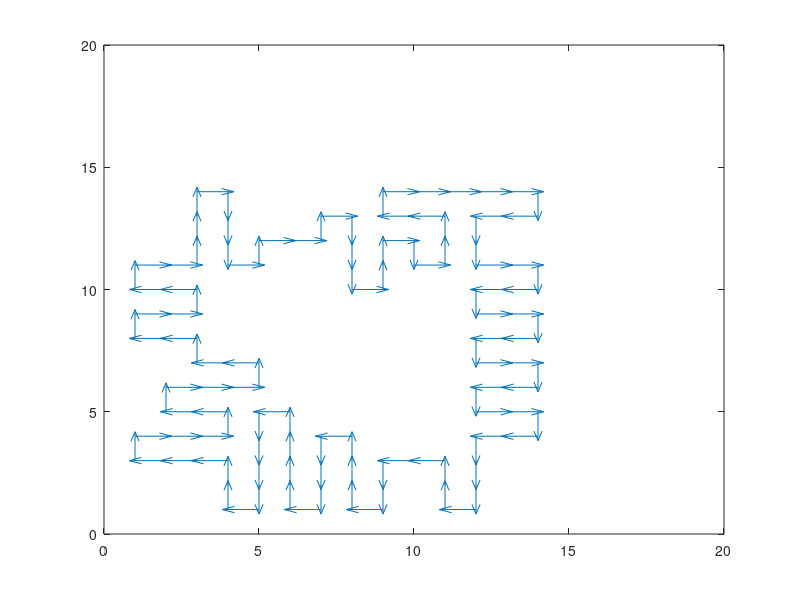
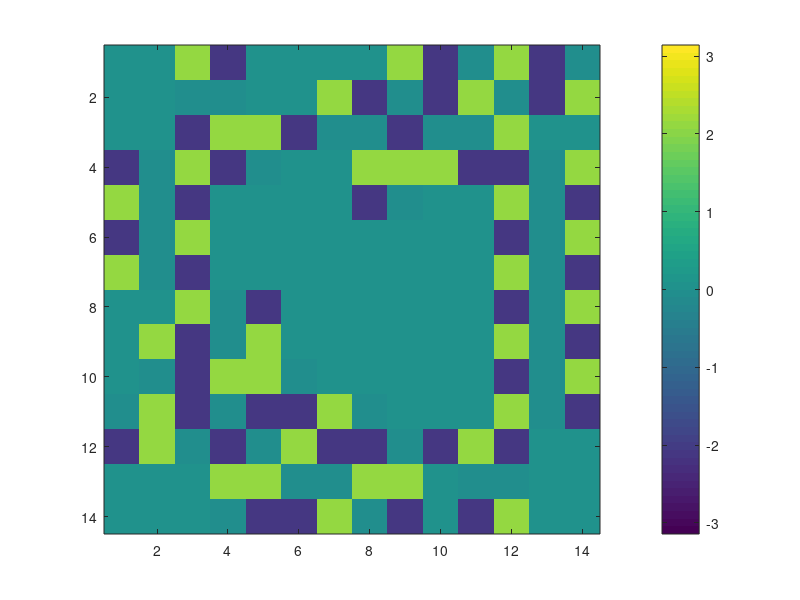
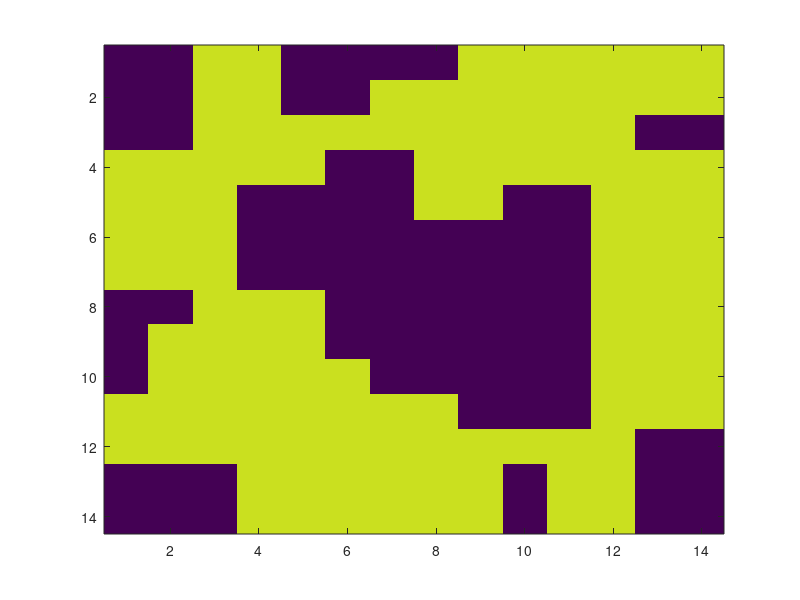
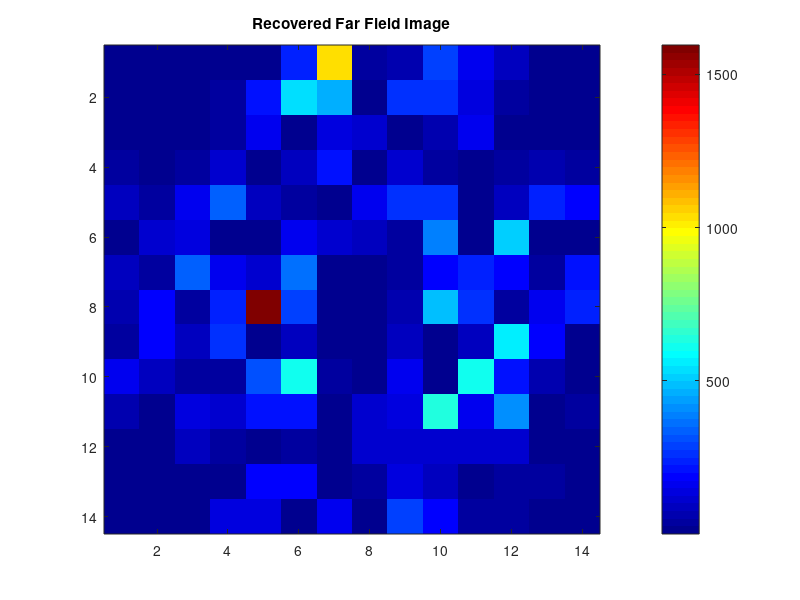

The MATLAB script that drew these images, in order:
clc
close all
clear all
%% A letter map
A = [0,0,0,0,0,0,0,0,0,0,0,0,0,0,0,0,0,0,0,0;0,0,0,0,0,0,0,0,0,0,0,0,0,0,0,0,0,0,0,0;0,0,0,0,0,0,0,0,0,0,0,0,0,0,0,0,0,0,0,0;0,0,0,0,0,0,0,0,1,1,1,1,0,0,0,0,0,0,0,0;0,0,0,0,0,0,0,1,1,1,1,1,1,0,0,0,0,0,0,0;0,0,0,0,0,0,1,1,0,0,0,0,1,1,0,0,0,0,0,0;0,0,0,0,0,1,1,0,0,0,0,0,0,1,1,0,0,0,0,0;0,0,0,0,1,1,0,0,0,0,0,0,0,0,1,1,0,0,0,0;0,0,0,0,1,1,0,0,0,0,0,0,0,0,1,1,0,0,0,0;0,0,0,0,1,1,0,0,0,0,0,0,0,0,1,1,0,0,0,0;0,0,0,0,1,1,0,0,0,0,0,0,0,0,1,1,0,0,0,0;0,0,0,0,1,1,0,0,0,0,0,0,0,0,1,1,0,0,0,0;0,0,0,0,1,1,1,1,1,1,1,1,1,1,1,1,0,0,0,0;0,0,0,0,1,1,0,0,0,0,0,0,0,0,1,1,0,0,0,0;0,0,0,0,1,1,0,0,0,0,0,0,0,0,1,1,0,0,0,0;0,0,0,0,1,1,0,0,0,0,0,0,0,0,1,1,0,0,0,0;0,0,0,0,1,1,0,0,0,0,0,0,0,0,1,1,0,0,0,0;0,0,0,0,0,0,0,0,0,0,0,0,0,0,0,0,0,0,0,0;0,0,0,0,0,0,0,0,0,0,0,0,0,0,0,0,0,0,0,0;0,0,0,0,0,0,0,0,0,0,0,0,0,0,0,0,0,0,0,0;0,0,0,0,0,0,0,0,0,0,0,0,0,0,0,0,0,0,0,0];

%% A map 40 by 40

A40 = [0,0,0,0,0,0,0,0,0,0,0,0,0,0,0,0,0,0,0,0,0,0,0,0,0,0,0,0,0,0,0,0,0,0,0,0,0,0,0,0;0,0,0,0,0,0,0,0,0,0,0,0,0,0,0,0,0,0,0,0,0,0,0,0,0,0,0,0,0,0,0,0,0,0,0,0,0,0,0,0;0,0,0,0,0,0,0,0,0,0,0,0,0,0,0,0,0,0,0,0,0,0,0,0,0,0,0,0,0,0,0,0,0,0,0,0,0,0,0,0;0,0,0,0,0,0,0,0,0,0,0,0,0,0,0,0,0,0,0,0,0,0,0,0,0,0,0,0,0,0,0,0,0,0,0,0,0,0,0,0;0,0,0,0,0,0,0,0,0,0,0,0,0,1,1,1,1,1,1,1,1,1,1,1,1,1,1,0,0,0,0,0,0,0,0,0,0,0,0,0;0,0,0,0,0,0,0,0,0,0,0,0,1,1,1,1,1,1,1,1,1,1,1,1,1,1,1,1,0,0,0,0,0,0,0,0,0,0,0,0;0,0,0,0,0,0,0,0,0,0,0,1,1,1,1,1,1,1,1,1,1,1,1,1,1,1,1,1,1,0,0,0,0,0,0,0,0,0,0,0;0,0,0,0,0,0,0,0,0,0,0,1,1,1,1,0,0,0,0,0,0,0,0,0,0,1,1,1,1,0,0,0,0,0,0,0,0,0,0,0;0,0,0,0,0,0,0,0,0,0,1,1,1,1,0,0,0,0,0,0,0,0,0,0,0,0,1,1,1,1,0,0,0,0,0,0,0,0,0,0;0,0,0,0,0,0,0,0,0,0,1,1,1,1,0,0,0,0,0,0,0,0,0,0,0,0,1,1,1,1,0,0,0,0,0,0,0,0,0,0;0,0,0,0,0,0,0,0,0,1,1,1,1,0,0,0,0,0,0,0,0,0,0,0,0,0,0,1,1,1,1,0,0,0,0,0,0,0,0,0;0,0,0,0,0,0,0,0,0,1,1,1,1,0,0,0,0,0,0,0,0,0,0,0,0,0,0,1,1,1,1,0,0,0,0,0,0,0,0,0;0,0,0,0,0,0,0,0,1,1,1,1,0,0,0,0,0,0,0,0,0,0,0,0,0,0,0,0,1,1,1,1,0,0,0,0,0,0,0,0;0,0,0,0,0,0,0,0,1,1,1,1,0,0,0,0,0,0,0,0,0,0,0,0,0,0,0,0,1,1,1,1,0,0,0,0,0,0,0,0;0,0,0,0,0,0,0,1,1,1,1,0,0,0,0,0,0,0,0,0,0,0,0,0,0,0,0,0,0,1,1,1,1,0,0,0,0,0,0,0;0,0,0,0,0,0,0,1,1,1,1,0,0,0,0,0,0,0,0,0,0,0,0,0,0,0,0,0,0,1,1,1,1,0,0,0,0,0,0,0;0,0,0,0,0,0,1,1,1,1,0,0,0,0,0,0,0,0,0,0,0,0,0,0,0,0,0,0,0,0,1,1,1,1,0,0,0,0,0,0;0,0,0,0,0,0,1,1,1,1,0,0,0,0,0,0,0,0,0,0,0,0,0,0,0,0,0,0,0,0,1,1,1,1,0,0,0,0,0,0;0,0,0,0,0,0,1,1,1,1,0,0,0,0,0,0,0,0,0,0,0,0,0,0,0,0,0,0,0,0,1,1,1,1,0,0,0,0,0,0;0,0,0,0,0,0,1,1,1,1,0,0,0,0,0,0,0,0,0,0,0,0,0,0,0,0,0,0,0,0,1,1,1,1,0,0,0,0,0,0;0,0,0,0,0,0,1,1,1,1,0,0,0,0,0,0,0,0,0,0,0,0,0,0,0,0,0,0,0,0,1,1,1,1,0,0,0,0,0,0;0,0,0,0,0,0,1,1,1,1,0,0,0,0,0,0,0,0,0,0,0,0,0,0,0,0,0,0,0,0,1,1,1,1,0,0,0,0,0,0;0,0,0,0,0,0,1,1,1,1,0,0,0,0,0,0,0,0,0,0,0,0,0,0,0,0,0,0,0,0,1,1,1,1,0,0,0,0,0,0;0,0,0,0,0,0,1,1,1,1,1,1,1,1,1,1,1,1,1,1,1,1,1,1,1,1,1,1,1,1,1,1,1,1,0,0,0,0,0,0;0,0,0,0,0,0,1,1,1,1,1,1,1,1,1,1,1,1,1,1,1,1,1,1,1,1,1,1,1,1,1,1,1,1,0,0,0,0,0,0;0,0,0,0,0,0,1,1,1,1,1,1,1,1,1,1,1,1,1,1,1,1,1,1,1,1,1,1,1,1,1,1,1,1,0,0,0,0,0,0;0,0,0,0,0,0,1,1,1,1,0,0,0,0,0,0,0,0,0,0,0,0,0,0,0,0,0,0,0,0,1,1,1,1,0,0,0,0,0,0;0,0,0,0,0,0,1,1,1,1,0,0,0,0,0,0,0,0,0,0,0,0,0,0,0,0,0,0,0,0,1,1,1,1,0,0,0,0,0,0;0,0,0,0,0,0,1,1,1,1,0,0,0,0,0,0,0,0,0,0,0,0,0,0,0,0,0,0,0,0,1,1,1,1,0,0,0,0,0,0;0,0,0,0,0,0,1,1,1,1,0,0,0,0,0,0,0,0,0,0,0,0,0,0,0,0,0,0,0,0,1,1,1,1,0,0,0,0,0,0;0,0,0,0,0,0,1,1,1,1,0,0,0,0,0,0,0,0,0,0,0,0,0,0,0,0,0,0,0,0,1,1,1,1,0,0,0,0,0,0;0,0,0,0,0,0,1,1,1,1,0,0,0,0,0,0,0,0,0,0,0,0,0,0,0,0,0,0,0,0,1,1,1,1,0,0,0,0,0,0;0,0,0,0,0,0,1,1,1,1,0,0,0,0,0,0,0,0,0,0,0,0,0,0,0,0,0,0,0,0,1,1,1,1,0,0,0,0,0,0;0,0,0,0,0,0,1,1,1,1,0,0,0,0,0,0,0,0,0,0,0,0,0,0,0,0,0,0,0,0,1,1,1,1,0,0,0,0,0,0;0,0,0,0,0,0,1,1,1,1,0,0,0,0,0,0,0,0,0,0,0,0,0,0,0,0,0,0,0,0,1,1,1,1,0,0,0,0,0,0;0,0,0,0,0,0,0,0,0,0,0,0,0,0,0,0,0,0,0,0,0,0,0,0,0,0,0,0,0,0,0,0,0,0,0,0,0,0,0,0;0,0,0,0,0,0,0,0,0,0,0,0,0,0,0,0,0,0,0,0,0,0,0,0,0,0,0,0,0,0,0,0,0,0,0,0,0,0,0,0;0,0,0,0,0,0,0,0,0,0,0,0,0,0,0,0,0,0,0,0,0,0,0,0,0,0,0,0,0,0,0,0,0,0,0,0,0,0,0,0;0,0,0,0,0,0,0,0,0,0,0,0,0,0,0,0,0,0,0,0,0,0,0,0,0,0,0,0,0,0,0,0,0,0,0,0,0,0,0,0;0,0,0,0,0,0,0,0,0,0,0,0,0,0,0,0,0,0,0,0,0,0,0,0,0,0,0,0,0,0,0,0,0,0,0,0,0,0,0,0];

%% B letter map
B = [0,0,0,0,0,0,0,0,0,0,0,0,0,0,0,0,0,0,0,0;0,0,0,0,0,0,0,0,0,0,0,0,0,0,0,0,0,0,0,0;0,0,0,0,0,0,0,0,0,0,0,0,0,0,0,0,0,0,0,0;0,0,0,0,1,1,1,1,1,1,1,1,1,0,0,0,0,0,0,0;0,0,0,0,1,1,1,1,1,1,1,1,1,1,0,0,0,0,0,0;0,0,0,0,1,1,0,0,0,0,0,0,0,1,1,0,0,0,0,0;0,0,0,0,1,1,0,0,0,0,0,0,0,1,1,0,0,0,0,0;0,0,0,0,1,1,0,0,0,0,0,0,0,1,1,0,0,0,0,0;0,0,0,0,1,1,0,0,0,0,0,0,0,1,1,0,0,0,0,0;0,0,0,0,1,1,1,1,1,1,1,1,1,1,0,0,0,0,0,0;0,0,0,0,1,1,1,1,1,1,1,1,1,1,0,0,0,0,0,0;0,0,0,0,1,1,0,0,0,0,0,0,0,1,1,0,0,0,0,0;0,0,0,0,1,1,0,0,0,0,0,0,0,1,1,0,0,0,0,0;0,0,0,0,1,1,0,0,0,0,0,0,0,1,1,0,0,0,0,0;0,0,0,0,1,1,0,0,0,0,0,0,0,1,1,0,0,0,0,0;0,0,0,0,1,1,1,1,1,1,1,1,1,1,0,0,0,0,0,0;0,0,0,0,1,1,1,1,1,1,1,1,1,0,0,0,0,0,0,0;0,0,0,0,0,0,0,0,0,0,0,0,0,0,0,0,0,0,0,0;0,0,0,0,0,0,0,0,0,0,0,0,0,0,0,0,0,0,0,0;0,0,0,0,0,0,0,0,0,0,0,0,0,0,0,0,0,0,0,0;0,0,0,0,0,0,0,0,0,0,0,0,0,0,0,0,0,0,0,0];

%% C letter map
C = [0,0,0,0,0,0,0,0,0,0,0,0,0,0,0,0,0,0,0,0;0,0,0,0,0,0,0,0,0,0,0,0,0,0,0,0,0,0,0,0;0,0,0,0,0,0,0,0,0,0,0,0,0,0,0,0,0,0,0,0;0,0,0,0,0,0,1,1,1,1,1,1,1,0,0,0,0,0,0,0;0,0,0,0,0,1,1,1,1,1,1,1,1,1,0,0,0,0,0,0;0,0,0,0,1,1,0,0,0,0,0,0,0,1,1,0,0,0,0,0;0,0,0,1,1,0,0,0,0,0,0,0,0,1,1,0,0,0,0,0;0,0,0,1,1,0,0,0,0,0,0,0,0,0,0,0,0,0,0,0;0,0,0,1,1,0,0,0,0,0,0,0,0,0,0,0,0,0,0,0;0,0,0,1,1,0,0,0,0,0,0,0,0,0,0,0,0,0,0,0;0,0,0,1,1,0,0,0,0,0,0,0,0,0,0,0,0,0,0,0;0,0,0,1,1,0,0,0,0,0,0,0,0,0,0,0,0,0,0,0;0,0,0,1,1,0,0,0,0,0,0,0,0,0,0,0,0,0,0,0;0,0,0,1,1,1,0,0,0,0,0,0,0,0,0,0,0,0,0,0;0,0,0,0,1,1,0,0,0,0,0,0,0,1,1,0,0,0,0,0;0,0,0,0,0,1,1,1,1,1,1,1,1,1,0,0,0,0,0,0;0,0,0,0,0,0,1,1,1,1,1,1,1,0,0,0,0,0,0,0;0,0,0,0,0,0,0,0,0,0,0,0,0,0,0,0,0,0,0,0;0,0,0,0,0,0,0,0,0,0,0,0,0,0,0,0,0,0,0,0;0,0,0,0,0,0,0,0,0,0,0,0,0,0,0,0,0,0,0,0;0,0,0,0,0,0,0,0,0,0,0,0,0,0,0,0,0,0,0,0];

codes = [1,1,1,2,1,1,1,2,1,1,1,1,1,1,2,1,2,1,1,2;3,2,4,2,3,2,4,2,3,2,4,4,4,4,2,3,1,3,2,4;3,2,3,2,3,2,3,1,3,1,1,1,2,3,2,3,4,4,1,2;3,2,3,2,3,4,3,4,2,4,4,4,2,3,2,1,2,3,2,4;3,2,3,1,1,1,1,3,1,2,1,3,2,3,2,3,2,3,1,2;3,2,3,2,4,4,4,2,4,2,3,4,2,3,2,3,2,3,0,2;3,2,3,2,1,2,3,2,3,2,1,3,2,3,2,3,2,3,4,2;3,2,3,2,3,2,3,2,3,2,3,4,4,3,2,3,1,1,3,2;3,2,3,2,3,2,3,2,3,1,1,1,2,3,2,3,2,4,2,4;3,2,3,2,3,2,3,4,3,4,2,4,2,3,2,3,2,3,1,2;3,2,3,2,3,1,2,1,2,3,4,3,4,3,2,3,2,3,2,4;3,2,3,2,3,4,2,3,1,1,1,2,1,3,2,3,4,3,1,2;3,2,3,2,1,3,2,3,2,4,4,2,3,4,1,1,1,3,2,4;3,2,3,2,3,2,4,3,1,2,3,2,1,3,2,4,2,4,1,2;3,2,3,2,3,1,2,3,2,4,3,2,3,4,4,3,4,3,4,2;3,2,3,2,3,4,2,3,1,2,3,2,1,1,1,1,1,2,3,2;3,2,3,1,1,3,2,3,2,4,3,2,3,4,4,4,4,2,3,2;3,2,3,2,4,4,4,3,1,2,3,1,1,1,1,1,3,2,3,2;3,2,3,1,1,1,2,3,2,4,3,4,4,4,4,4,4,4,3,2;3,2,3,4,2,4,2,3,1,1,1,1,1,1,1,1,1,1,3,2;3,4,0,3,4,3,4,3,4,4,4,4,4,4,4,4,4,4,4,4];

codes = [1,1,2,1,2,1,2,1,2,1,2,1,2,1,2,1,2,1,2,0;3,2,4,3,1,3,1,3,1,3,1,3,1,3,1,3,1,3,1,2;3,1,2,3,4,2,4,2,4,2,4,2,4,2,4,2,4,2,4,2;3,2,4,1,3,2,3,4,3,4,3,4,3,4,3,4,3,4,3,4;3,1,2,3,4,1,2,1,2,1,2,1,2,1,2,1,2,1,2,0;3,2,4,1,3,2,4,3,1,3,1,3,1,3,1,3,1,3,1,2;3,1,2,3,4,1,2,3,4,2,4,2,4,2,4,2,4,2,4,2;3,2,4,1,3,2,4,1,3,2,3,4,3,4,3,4,3,4,3,4;3,1,2,3,4,1,2,3,4,2,1,2,1,2,1,2,1,2,1,2;3,2,4,1,3,2,4,1,3,1,3,1,3,1,3,1,3,1,3,2;3,1,2,3,4,1,2,3,4,2,4,2,4,2,4,2,4,2,4,2;3,2,4,1,3,2,4,1,3,2,3,4,3,4,3,4,3,4,3,4;3,1,2,3,4,1,2,3,4,2,1,2,1,2,1,2,1,2,1,2;3,2,4,1,3,2,4,1,3,1,3,1,3,1,3,1,3,1,3,2;3,1,2,3,4,1,2,3,4,2,4,2,4,2,4,2,4,2,4,2;3,2,4,1,3,2,4,1,3,2,3,4,3,4,3,4,3,4,3,4;3,1,2,3,4,1,2,3,4,2,1,2,1,2,1,2,1,2,1,2;3,2,4,1,3,2,4,1,3,1,3,1,3,1,3,1,3,1,3,2;3,1,2,3,4,1,2,3,4,2,4,2,4,2,4,2,4,2,4,2;3,4,1,1,3,0,1,1,3,2,3,4,3,4,3,4,3,4,3,4;0,3,4,4,4,4,4,4,4,4,0,0,0,0,0,0,0,0,0,0];

codes = [1,1,1,1,1,1,1,1,1,1,1,1,1,1,1,1,1,1,1,1,1,1,1,1,1,1,1,1,1,1,1,1,1,1,1,1,1,1,1,2;3,2,4,4,4,4,4,4,4,4,4,4,4,4,4,4,4,4,4,4,4,4,4,4,4,4,4,4,4,4,4,4,4,4,4,4,4,4,4,4;3,1,1,1,1,1,1,1,1,1,1,1,1,1,1,1,1,1,1,1,1,1,1,1,1,1,1,1,1,1,1,1,1,1,1,1,1,1,1,2;3,2,4,4,4,4,4,4,4,4,4,4,4,4,4,4,4,4,4,4,4,4,4,4,4,4,4,4,4,4,4,4,4,4,4,4,4,4,4,4;3,1,1,1,1,1,1,1,1,1,1,1,1,1,1,1,1,1,1,1,1,1,1,1,1,1,1,1,1,1,1,1,1,1,1,1,1,1,1,2;3,2,4,4,4,4,4,4,4,4,4,4,4,4,4,4,4,4,4,4,4,4,4,4,4,4,4,4,4,4,4,4,4,4,4,4,4,4,4,4;3,1,1,1,1,1,1,1,1,1,1,1,1,1,1,1,1,1,1,1,1,1,1,1,1,1,1,1,1,1,1,1,1,1,1,1,1,1,1,2;3,2,4,4,4,4,4,4,4,4,4,4,4,4,4,4,4,4,4,4,4,4,4,4,4,4,4,4,4,4,4,4,4,4,4,4,4,4,4,4;3,1,1,1,1,1,1,1,1,1,1,1,1,1,1,1,1,1,1,1,1,1,1,1,1,1,1,1,1,1,1,1,1,1,1,1,1,1,1,2;3,2,4,4,4,4,4,4,4,4,4,4,4,4,4,4,4,4,4,4,4,4,4,4,4,4,4,4,4,4,4,4,4,4,4,4,4,4,4,4;3,1,1,1,1,1,1,1,1,1,1,1,1,1,1,1,1,1,1,1,1,1,1,1,1,1,1,1,1,1,1,1,1,1,1,1,1,1,1,2;3,2,4,4,4,4,4,4,4,4,4,4,4,4,4,4,4,4,4,4,4,4,4,4,4,4,4,4,4,4,4,4,4,4,4,4,4,4,4,4;3,1,1,1,1,1,1,1,1,1,1,1,1,1,1,1,1,1,1,1,1,1,1,1,1,1,1,1,1,1,1,1,1,1,1,1,1,1,1,2;3,2,4,4,4,4,4,4,4,4,4,4,4,4,4,4,4,4,4,4,4,4,4,4,4,4,4,4,4,4,4,4,4,4,4,4,4,4,4,4;3,1,1,1,1,1,1,1,1,1,1,1,1,1,1,1,1,1,1,1,1,1,1,1,1,1,1,1,1,1,1,1,1,1,1,1,1,1,1,2;3,2,4,4,4,4,4,4,4,4,4,4,4,4,4,4,4,4,4,4,4,4,4,4,4,4,4,4,4,4,4,4,4,4,4,4,4,4,4,4;3,1,1,1,1,1,1,1,1,1,1,1,1,1,1,1,1,1,1,1,1,1,1,1,1,1,1,1,1,1,1,1,1,1,1,1,1,1,1,2;3,2,4,4,4,4,4,4,4,4,4,4,4,4,4,4,4,4,4,4,4,4,4,4,4,4,4,4,4,4,4,4,4,4,4,4,4,4,4,4;3,1,1,1,1,1,1,1,1,1,1,1,1,1,1,1,1,1,1,1,1,1,1,1,1,1,1,1,1,1,1,1,1,1,1,1,1,1,1,2;3,2,4,4,4,4,4,4,4,4,4,4,4,4,4,4,4,4,4,4,4,4,4,4,4,4,4,4,4,4,4,4,4,4,4,4,4,4,4,4;3,1,1,1,1,1,1,1,1,1,1,1,1,1,1,1,1,1,1,1,1,1,1,1,1,1,1,1,1,1,1,1,1,1,1,1,1,1,1,2;3,2,4,4,4,4,4,4,4,4,4,4,4,4,4,4,4,4,4,4,4,4,4,4,4,4,4,4,4,4,4,4,4,4,4,4,4,4,4,4;3,1,1,1,1,1,1,1,1,1,1,1,1,1,1,1,1,1,1,1,1,1,1,1,1,1,1,1,1,1,1,1,1,1,1,1,1,1,1,2;3,2,4,4,4,4,4,4,4,4,4,4,4,4,4,4,4,4,4,4,4,4,4,4,4,4,4,4,4,4,4,4,4,4,4,4,4,4,4,4;3,1,1,1,1,1,1,1,1,1,1,1,1,1,1,1,1,1,1,1,1,1,1,1,1,1,1,1,1,1,1,1,1,1,1,1,1,1,1,2;3,2,4,4,4,4,4,4,4,4,4,4,4,4,4,4,4,4,4,4,4,4,4,4,4,4,4,4,4,4,4,4,4,4,4,4,4,4,4,4;3,1,1,1,1,1,1,1,1,1,1,1,1,1,1,1,1,1,1,1,1,1,1,1,1,1,1,1,1,1,1,1,1,1,1,1,1,1,1,2;3,2,4,4,4,4,4,4,4,4,4,4,4,4,4,4,4,4,4,4,4,4,4,4,4,4,4,4,4,4,4,4,4,4,4,4,4,4,4,4;3,1,1,1,1,1,1,1,1,1,1,1,1,1,1,1,1,1,1,1,1,1,1,1,1,1,1,1,1,1,1,1,1,1,1,1,1,1,1,2;3,2,4,4,4,4,4,4,4,4,4,4,4,4,4,4,4,4,4,4,4,4,4,4,4,4,4,4,4,4,4,4,4,4,4,4,4,4,4,4;3,1,1,1,1,1,1,1,1,1,1,1,1,1,1,1,1,1,1,1,1,1,1,1,1,1,1,1,1,1,1,1,1,1,1,1,1,1,1,2;3,2,4,4,4,4,4,4,4,4,4,4,4,4,4,4,4,4,4,4,4,4,4,4,4,4,4,4,4,4,4,4,4,4,4,4,4,4,4,4;3,1,1,1,1,1,1,1,1,1,1,1,1,1,1,1,1,1,1,1,1,1,1,1,1,1,1,1,1,1,1,1,1,1,1,1,1,1,1,2;3,2,4,4,4,4,4,4,4,4,4,4,4,4,4,4,4,4,4,4,4,4,4,4,4,4,4,4,4,4,4,4,4,4,4,4,4,4,4,4;3,1,1,1,1,1,1,1,1,1,1,1,1,1,1,1,1,1,1,1,1,1,1,1,1,1,1,1,1,1,1,1,1,1,1,1,1,1,1,2;3,2,4,4,4,4,4,4,4,4,4,4,4,4,4,4,4,4,4,4,4,4,4,4,4,4,4,4,4,4,4,4,4,4,4,4,4,4,4,4;3,1,1,1,1,1,1,1,1,1,1,1,1,1,1,1,1,1,1,1,1,1,1,1,1,1,1,1,1,1,1,1,1,1,1,1,1,1,1,2;3,2,4,4,4,4,4,4,4,4,4,4,4,4,4,4,4,4,4,4,4,4,4,4,4,4,4,4,4,4,4,4,4,4,4,4,4,4,4,4;3,1,1,1,1,1,1,1,1,1,1,1,1,1,1,1,1,1,1,1,1,1,1,1,1,1,1,1,1,1,1,1,1,1,1,1,1,1,1,2;3,4,4,4,4,4,4,4,4,4,4,4,4,4,4,4,4,4,4,4,4,4,4,4,4,4,4,4,4,4,4,4,4,4,4,4,4,4,4,4];

codes = [1,1,1,1,1,1,2,1,1,1,1,1,1,1,1,1,1,1,1,1,1,1,1,1,1,1,1,1,1,1,1,1,1,1,1,1,1,1,1,2;3,2,4,4,2,4,2,3,4,2,4,4,4,2,4,2,4,4,4,2,4,2,4,4,4,2,4,2,4,4,4,2,4,2,4,4,4,2,4,2;3,1,2,3,2,3,2,1,3,1,1,2,3,4,3,1,1,2,3,4,3,1,1,2,3,4,3,1,1,2,3,4,3,1,1,2,3,4,3,2;3,2,4,3,4,3,2,3,2,4,4,4,1,1,3,2,4,4,1,2,3,4,4,4,1,1,3,2,4,4,1,2,3,4,4,4,1,1,3,2;3,1,1,1,2,3,2,3,2,1,1,1,3,2,4,1,1,1,3,1,2,1,1,1,3,2,4,1,1,1,3,1,2,1,1,1,3,2,4,2;3,2,4,4,4,3,4,3,2,3,4,4,4,4,3,2,4,4,4,4,4,3,4,4,4,4,3,2,4,4,4,4,4,3,4,4,4,4,3,2;3,1,1,1,1,1,2,3,2,1,2,1,1,2,3,2,1,1,1,1,2,1,2,1,1,2,3,2,1,1,1,1,2,1,1,1,2,1,3,2;3,2,4,4,2,4,2,3,2,3,2,3,2,4,3,2,3,4,4,2,4,3,2,3,2,4,3,2,3,4,4,2,4,3,2,4,4,3,4,2;3,1,2,3,2,3,2,3,2,3,1,3,2,1,3,2,1,1,3,1,2,3,1,3,2,1,3,2,1,1,3,1,2,3,1,1,1,1,3,2;3,2,4,3,4,3,2,3,2,3,4,2,4,3,4,1,3,2,4,4,4,3,4,2,4,3,4,1,3,2,4,4,4,3,4,2,4,4,4,2;3,1,1,1,2,3,2,3,2,1,3,1,1,1,3,2,4,1,1,1,2,1,3,1,1,1,3,2,4,1,1,1,2,1,3,1,1,2,3,2;3,2,4,4,4,3,4,3,2,3,4,4,4,4,4,2,3,4,4,4,4,3,4,4,4,4,4,2,3,4,4,4,4,3,4,4,4,4,3,2;3,1,1,1,1,1,2,3,2,1,2,1,1,2,3,2,1,1,1,1,2,1,2,1,1,2,3,2,1,1,1,1,2,1,1,1,2,1,3,2;3,2,4,4,2,4,2,3,2,3,2,3,2,4,3,2,3,4,4,2,4,3,2,3,2,4,3,2,3,4,4,2,4,3,2,4,4,3,4,2;3,1,2,3,2,3,2,3,2,3,1,3,2,1,3,2,1,1,3,1,2,3,1,3,2,1,3,2,1,1,3,1,2,3,1,1,1,1,3,2;3,2,4,3,4,3,2,3,2,3,4,2,4,3,4,1,3,2,4,4,4,3,4,2,4,3,4,1,3,2,4,4,4,3,4,2,4,4,4,2;3,1,1,1,2,3,2,3,2,1,3,1,1,1,3,2,4,1,1,1,2,1,3,1,1,1,3,2,4,1,1,1,2,1,3,1,1,2,3,2;3,2,4,4,4,3,4,3,2,3,4,4,4,4,4,2,3,4,4,4,4,3,4,4,4,4,4,2,3,4,4,4,4,3,4,4,4,4,3,2;3,1,1,1,1,1,2,3,2,1,2,1,1,2,3,2,1,1,1,1,2,1,2,1,1,2,3,2,1,1,1,1,2,1,1,1,2,1,3,2;3,2,4,4,2,4,2,3,2,3,2,3,2,4,3,2,3,4,4,2,4,3,2,3,2,4,3,2,3,4,4,2,4,3,2,4,4,3,4,2;3,1,2,3,2,3,2,3,2,3,1,3,2,1,3,2,1,1,3,1,2,3,1,3,2,1,3,2,1,1,3,1,2,3,1,1,1,1,3,2;3,2,4,3,4,3,2,3,2,3,4,2,4,3,4,1,3,2,4,4,4,3,4,2,4,3,4,1,3,2,4,4,4,3,4,2,4,4,4,2;3,1,1,1,2,3,2,3,2,1,3,1,1,1,3,2,4,1,1,1,2,1,3,1,1,1,3,2,4,1,1,1,2,1,3,1,1,2,3,2;3,2,4,4,4,3,4,3,2,3,4,4,4,4,4,2,3,4,4,4,4,3,4,4,4,4,4,2,3,4,4,4,4,3,4,4,4,4,3,2;3,1,1,1,1,1,2,3,2,1,2,1,1,2,3,2,1,1,1,1,2,1,2,1,1,2,3,2,1,1,1,1,2,1,1,1,2,1,3,2;3,2,4,4,2,4,2,3,2,3,2,3,2,4,3,2,3,4,4,2,4,3,2,3,2,4,3,2,3,4,4,2,4,3,2,4,4,3,4,2;3,1,2,3,2,3,2,3,2,3,1,3,2,1,3,2,1,1,3,1,2,3,1,3,2,1,3,2,1,1,3,1,2,3,1,1,1,1,3,2;3,2,4,3,4,3,2,3,2,3,4,2,4,3,4,1,3,2,4,4,4,3,4,2,4,3,4,1,3,2,4,4,4,3,4,2,4,4,4,2;3,1,1,1,2,3,2,3,2,1,3,1,1,1,3,2,4,1,1,1,2,1,3,1,1,1,3,2,4,1,1,1,2,1,3,1,1,2,3,2;3,2,4,4,4,3,4,3,2,3,4,4,4,4,4,2,3,4,4,4,4,3,4,4,4,4,4,2,3,4,4,4,4,3,4,4,4,4,3,2;3,1,1,1,1,1,2,3,2,1,2,1,1,2,3,2,1,1,1,1,2,1,2,1,1,2,3,2,1,1,1,1,2,1,1,1,2,1,3,2;3,2,4,4,2,4,2,3,2,3,2,3,2,4,3,2,3,4,4,2,4,3,2,3,2,4,3,2,3,4,4,2,4,3,2,4,4,3,4,2;3,1,2,3,2,3,2,3,2,3,1,3,2,1,3,2,1,1,3,1,2,3,1,3,2,1,3,2,1,1,3,1,2,3,1,1,1,1,3,2;3,2,4,3,4,3,2,3,2,3,4,2,4,3,4,1,3,2,4,4,4,3,4,2,4,3,4,1,3,2,4,4,4,3,4,2,4,4,4,2;3,1,1,1,2,3,2,3,2,1,3,1,1,1,3,2,4,1,1,1,2,1,3,1,1,1,3,2,4,1,1,1,2,1,3,1,1,2,3,2;3,2,4,4,4,3,4,3,4,3,4,4,4,4,4,4,3,4,4,4,4,3,4,4,4,4,4,4,3,4,4,4,4,3,4,4,4,4,3,2;3,2,1,2,1,1,1,2,1,2,1,1,1,2,1,2,1,1,1,2,1,2,1,1,1,2,1,2,1,1,1,2,1,2,1,1,1,2,3,2;3,2,3,2,3,4,4,2,3,2,3,4,4,2,3,2,3,4,4,2,3,2,3,4,4,2,3,2,3,4,4,2,3,2,3,4,4,2,3,2;3,1,3,1,1,1,3,1,3,1,1,1,3,1,3,1,1,1,3,1,3,1,1,1,3,1,3,1,1,1,3,1,3,1,1,1,3,1,3,2;3,4,4,4,4,4,4,4,4,4,4,4,4,4,4,4,4,4,4,4,4,4,4,4,4,4,4,4,4,4,4,4,4,4,4,4,4,4,4,4];

codes = [2,4,4,4,4,4,3,0,0,0,0,0,0,0,0,0,0,0,0,0;1,2,1,1,1,2,3,2,4,4,2,4,2,4,2,4,2,4,2,4;2,4,3,4,2,4,3,1,2,3,4,3,4,3,4,3,4,3,4,3;1,2,1,3,1,2,3,2,4,1,1,1,1,1,1,1,1,2,1,3;2,4,3,4,2,4,3,1,2,3,4,4,2,4,4,4,2,4,3,4;1,2,1,3,1,2,3,2,4,1,1,3,1,2,1,3,1,2,1,3;2,4,3,4,2,4,3,1,2,3,4,4,2,4,3,4,2,4,3,4;1,2,1,3,1,2,3,2,4,1,1,3,1,2,1,3,1,2,1,3;2,4,3,4,2,4,3,1,2,3,4,4,2,4,3,4,2,4,3,4;1,2,1,3,1,2,3,2,4,1,1,3,1,2,1,3,1,2,1,3;2,4,3,4,2,4,3,1,2,3,4,4,4,4,3,4,2,4,3,4;1,2,1,3,1,2,3,2,4,1,2,1,2,1,2,3,1,2,1,3;2,4,3,4,2,4,3,1,1,3,1,3,1,3,1,3,2,4,3,4;1,2,1,3,1,2,3,4,2,4,2,4,2,4,2,4,1,2,1,3;2,4,3,4,2,4,0,3,4,3,4,3,4,3,4,3,4,4,3,4;1,2,1,3,2,1,2,1,2,1,2,1,2,1,2,1,2,1,2,3;2,4,3,4,1,3,1,3,1,3,1,3,1,3,1,3,1,3,1,3;1,2,1,3,2,4,2,4,2,4,2,4,2,4,2,4,2,4,2,4;2,4,3,4,4,3,4,3,4,3,4,3,4,3,4,3,4,3,4,3;2,1,2,1,2,1,2,1,2,1,2,1,2,1,2,1,2,1,2,3;1,3,1,3,1,3,1,3,1,3,1,3,1,3,1,3,1,3,1,3];

codes = [1,1,1,1,1,1,1,1,2,0,0,0,0,0,0,0,0,1,1,2;3,2,4,4,2,4,4,4,2,1,1,1,1,1,1,1,2,3,4,2;3,1,2,3,1,2,0,3,2,3,2,4,4,4,4,4,2,1,3,2;3,2,4,3,2,4,1,3,2,3,2,1,1,1,1,3,2,3,4,2;3,1,2,3,1,2,3,4,2,3,2,3,4,4,4,4,4,1,3,2;3,2,4,3,4,4,1,3,2,3,2,1,2,1,2,1,2,3,4,2;3,1,1,1,1,2,3,4,2,3,2,3,1,3,1,3,1,1,3,2;3,2,4,4,2,4,1,3,2,3,2,3,4,4,4,4,4,4,4,2;3,1,2,3,1,2,3,4,4,3,1,1,1,1,1,1,1,1,3,2;3,2,4,3,2,4,1,1,2,3,4,2,4,2,4,4,4,4,4,2;3,1,2,3,1,2,3,2,4,0,3,2,3,1,1,1,1,2,3,2;3,2,4,3,4,4,3,2,1,2,3,4,3,2,4,4,4,2,3,2;3,1,1,1,1,2,3,1,3,1,1,1,3,1,1,2,3,2,3,2;3,2,4,4,2,4,3,4,4,4,4,4,4,4,4,4,3,4,3,2;3,1,2,3,1,2,1,1,1,2,1,1,1,1,2,1,1,2,3,2;3,2,4,3,2,4,3,2,4,4,3,3,2,4,4,3,2,4,3,2;3,1,2,3,1,2,3,1,1,2,3,3,1,1,2,3,2,1,3,2;3,2,4,3,4,4,3,2,4,4,3,3,2,4,4,3,2,3,2,4;3,1,1,1,1,1,3,1,1,1,3,3,1,1,1,3,1,3,1,2;3,4,4,4,4,4,4,4,4,4,4,4,4,4,4,4,4,4,4,4];
%% 10by10 1
codes = [1,1,1,2,1,1,1,2,1,2;3,2,4,2,3,2,4,2,3,2;3,2,3,2,3,2,3,1,3,2;3,2,3,2,3,4,3,4,2,4;3,2,3,1,1,1,1,3,1,2;3,2,3,2,4,4,4,2,4,2;3,2,3,1,1,2,3,2,3,2;3,2,3,2,4,2,3,2,3,2;3,2,3,2,3,2,3,2,3,2;3,4,3,4,3,4,3,4,3,4];
%%  8by8
codes = [1,1,1,1,1,1,1,1,1,2;3,2,4,4,4,4,4,4,4,4;3,1,1,1,1,1,1,1,1,2;3,2,4,4,4,4,4,4,4,4;3,1,1,1,1,1,1,1,1,2;3,4,4,4,4,4,4,4,4,4;0,0,0,0,0,0,0,0,0,0;0,0,0,0,0,0,0,0,0,0;0,0,0,0,0,0,0,0,0,0;0,0,0,0,0,0,0,0,0,0];

%%  8by8
codes = [1,1,1,1,1,2,0,0,0,0;3,2,4,4,4,4,0,0,0,0;3,1,1,1,1,2,0,0,0,0;3,2,4,4,4,4,0,0,0,0;3,1,1,1,1,2,0,0,0,0;3,4,4,4,4,4,0,0,0,0;0,0,0,0,0,0,0,0,0,0;0,0,0,0,0,0,0,0,0,0;0,0,0,0,0,0,0,0,0,0;0,0,0,0,0,0,0,0,0,0];

%%  8by8
codes = [1,1,1,1,1,2,0,0,0,0;3,0,0,0,2,4,0,0,0,0;3,0,0,0,1,2,0,0,0,0;3,0,0,0,2,4,0,0,0,0;3,0,0,0,1,2,0,0,0,0;3,4,4,4,4,4,0,0,0,0;0,0,0,0,0,0,0,0,0,0;0,0,0,0,0,0,0,0,0,0;0,0,0,0,0,0,0,0,0,0;0,0,0,0,0,0,0,0,0,0];

%%  8by8
codes = [1,1,1,1,1,2,0,0,0,0;3,0,2,4,4,4,0,0,0,0;3,0,1,1,1,2,0,0,0,0;3,0,2,4,4,4,0,0,0,0;3,0,1,1,1,2,0,0,0,0;3,4,4,4,4,4,0,0,0,0;0,0,0,0,0,0,0,0,0,0;0,0,0,0,0,0,0,0,0,0;0,0,0,0,0,0,0,0,0,0;0,0,0,0,0,0,0,0,0,0];

%%  8by8
codes = [1,1,1,1,1,1,1,1,1,2;3,0,0,0,0,0,0,0,0,2;3,0,0,0,0,0,0,0,0,2;3,0,0,0,0,0,0,0,0,2;3,0,0,0,0,0,0,0,0,2;3,0,0,0,0,0,0,0,0,2;3,0,0,0,0,0,0,0,0,2;3,0,0,0,0,0,0,0,0,2;3,0,0,0,0,0,0,0,0,2;3,4,4,4,4,4,4,4,4,4];

%%  8by8 circle
codes = [1,2,0,0,0,0,0,0,0,0;3,1,1,1,1,1,1,1,2,0;3,0,0,0,0,0,0,0,2,0;3,0,0,0,0,0,0,0,2,0;3,0,0,0,0,0,0,0,2,0;3,0,0,0,0,0,0,0,2,0;3,0,0,0,0,0,0,0,2,0;3,0,0,0,0,0,0,0,2,0;3,0,0,0,0,0,0,0,2,0;3,4,4,4,4,4,4,4,4,0;0,0,0,0,0,0,0,0,0,0];

%%  14by14 circle (10 by 10 core)
codes = [1,1,2,0,0,0,1,2,0,0,0,0,0,0;3,0,2,0,0,0,3,2,0,0,0,0,0,0;3,0,1,1,1,1,3,1,1,1,1,1,1,2;3,4,4,0,0,0,0,0,0,2,4,4,4,4;0,0,3,0,0,0,0,0,0,1,1,1,1,2;1,1,3,0,0,0,0,0,0,0,0,2,4,4;3,4,4,4,0,0,0,0,0,0,0,1,2,0;0,0,1,3,0,0,0,0,0,0,0,2,4,0;0,0,3,0,0,0,0,0,0,0,0,2,0,0;0,0,3,2,4,2,4,0,0,2,4,2,0,0;1,1,3,2,3,2,3,0,0,2,3,2,0,0;3,4,4,4,3,2,3,2,4,2,3,2,0,0;0,0,0,0,3,2,3,2,3,2,3,2,0,0;0,0,0,0,3,4,3,4,3,4,3,4,0,0];

%% 14by14 circle (10 by 10 core)
codes = [1,1,2,0,0,0,1,2,0,0,0,0,0,0;3,0,2,0,0,0,3,2,0,0,0,1,2,0;3,0,1,1,1,1,3,1,1,1,1,3,2,0;3,4,4,0,0,0,0,0,0,2,4,4,4,0;0,0,3,4,4,0,0,0,0,1,1,1,1,2;0,0,1,1,3,0,0,0,0,0,0,2,4,4;0,0,3,4,4,0,0,0,0,0,0,1,2,0;0,1,1,1,3,0,0,0,0,0,0,2,4,0;0,3,4,0,0,0,0,0,0,0,0,2,0,0;0,0,3,2,4,2,4,0,0,2,4,2,0,0;0,1,3,2,3,2,3,0,0,2,3,2,0,0;0,3,2,4,3,2,3,2,4,2,3,2,0,0;0,3,4,0,3,2,3,2,3,2,3,2,0,0;0,0,0,0,3,4,3,4,3,4,3,4,0,0];

%% 14by14 circle (10 by 10 core)
codes = [0,0,1,2,0,0,0,0,1,1,1,1,1,2;0,0,3,2,0,0,1,2,3,4,4,2,4,4;0,0,3,2,1,1,3,2,1,2,3,2,0,0;1,1,3,1,3,0,0,2,3,1,3,1,1,2;3,4,4,0,0,0,0,1,3,0,0,2,4,4;1,1,3,0,0,0,0,0,0,0,0,1,1,2;3,4,4,0,0,0,0,0,0,0,0,2,4,4;0,0,3,4,4,0,0,0,0,0,0,1,1,2;0,1,1,1,3,0,0,0,0,0,0,2,4,4;0,3,4,4,2,4,0,0,0,0,0,1,1,2;1,1,1,3,2,3,2,4,0,0,0,2,4,4;3,4,4,4,2,3,2,3,2,4,4,2,0,0;0,0,0,3,2,3,2,3,2,0,3,2,0,0;0,0,0,3,4,3,4,3,4,0,3,4,0,0];

%%
[M, N] = size(codes);
dx = zeros(M, N);
dy = zeros(M, N);
Amp = zeros(M, N);
Phase = zeros(M, N);

for ii = 1: N
    for jj = 1:M
        
        switch codes(jj, ii)
            case 1
                dx(jj, ii) = 1;
                Amp(jj, ii) = 1;
            case 2 
                dy(jj, ii) = -1;
                Amp(jj, ii) = 1;
            case 3
                dy(jj, ii) = 1;
                Amp(jj, ii) = 1;
            case 4
                dx(jj, ii) = -1;
                Amp(jj, ii) = 1;
        end
        
    end
end


% imwrite(A, 'letterA3_21by20.png')
% imwrite(A40, 'letterA3_40by40.png')
% imwrite(B, 'letterB3_21by20.png')
% imwrite(C, 'letterC3_21by20.png')

%% Generation of one Euler Travel
CurrentPhase = 0;
indX = 1;
indY = 14;
CoordCollec{M * N} = 0;
[coordX, coordY] = meshgrid(1:N, 1:M);

for ii = 1:M * N
    
    CoordCollec{ii} = [indX, indY];
    temptY = indY + dx(indX, indY);
    temptX = indX - dy(indX, indY);
    indY = temptY;
    indX = temptX;
    
end


for ii = 1:M * N
    
    indX = CoordCollec{ii}(1);
    indY = CoordCollec{ii}(2);
    Phase(indX, indY) = CurrentPhase; 
    CurrentPhase = CurrentPhase + 2*pi/3;
    if (CurrentPhase > pi)
        CurrentPhase = CurrentPhase - 2*pi;
    end
    
end


figure
quiver(coordX, flipud(coordY), dx, dy);
set(gcf,  'Position', [00, 00, 350, 300])


figure
imagesc(Phase, [-pi, pi])
colorbar
set(gcf,  'Position', [00, 00, 350, 300])

save('Phase.mat','Phase')
% 
% Amp = zeros(M, N);
% Amp(5, 5) = 1;
% Amp(5, 7) = 1;
figure
imagesc(abs(Amp), [0 1.1]);

nearField = abs(Amp) .* (exp(1i * Phase));
Angular_Spectrum = (fft2(fftshift(nearField))); %Near Field
figure
imagesc(abs(Angular_Spectrum).^2);
set(gcf,  'Position', [00, 00, 350, 300])

set(gca,  'FontSize', 10)% Font Size
colormap jet
colorbar
title('Recovered Far Field Image')
